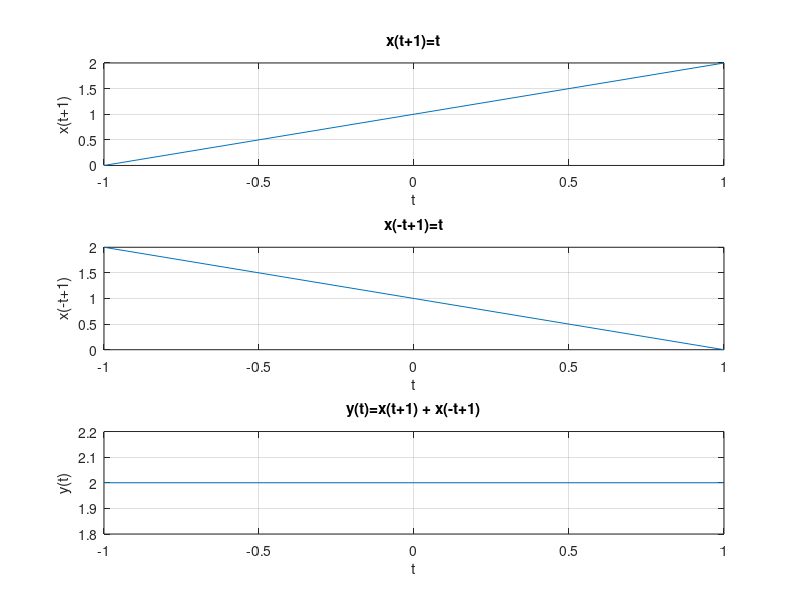

MATLAB code for this plot:
% Name: Lamin Jammeh
% Class: EE480 Online
% Semster: Fall 2023
% HW_2

% Basic Problems


%% **********question 1.1**********

%1.1(a)
t = -1:0.1:1;
x_t = 1 - t;

%plotting the x(t) 
subplot(3,2,1);
plot(t,x_t);
title('x(t)=1-t');
grid on;
xlabel('t');
ylabel('x(t)');

%plotting x(t+1)
%let t+1 = t1
x_t1 = 1-(t+1);
subplot(3,2,2);
plot(t,x_t1);
title('x(t+1)=1-t');
grid on;
xlabel('t');
ylabel('x(t+1)');

%plotting x(t-1)
%let t-1 = t2
x_t2 = 1-(t-1);
subplot(3,2,3);
plot(t,x_t2);
title('x(t-1)=1-t');
grid on;
xlabel('t');
ylabel('x(t-1)');

%plotting x(-t)
%let -t = t3
x_t3 = 1-(-t);
subplot(3,2,4);
plot(t,x_t3);
title('x(-t)=1-t');
grid on;
xlabel('t');
ylabel('x(-t)');


%1.1(b)

%plotting 0.5[x(t)+x(-t)]
%note x_t=x(t)  and  x_t3=x(-t)
signal_addition = 0.5 * (x_t + x_t3);
subplot(3,2,5);
plot(t,signal_addition);
title('signal_ addition=0.5[x(t)+x(-t)]');
grid on;
xlabel('t');
ylabel('signal_ addition');

%plotting 0.5[x(t)-x(-t)]
signal_subtraction = 0.5 * (x_t - x_t3);
subplot(3,2,6);
plot(t,signal_subtraction);
title('signal_ subtraction=0.5[x(t)+x(-t)]');
grid on;
xlabel('t');
ylabel('signal_ subtraction');


%% **********question 1.2**********

%1.2(a)
t = -1:0.1:1;
x_t = t;

%plotting x(t+1)
t1 = t + 1;
x_t1 = t1;
subplot(3,1,1)
plot(t,x_t1);
title('x(t+1)=t');
grid on;
xlabel('t');
ylabel('x(t+1)');

%plotting x(-t-1)
t2 = -t + 1;
x_t2 = t2;
subplot(3,1,2)
plot(t,x_t2);
title('x(-t+1)=t');
grid on;
xlabel('t');
ylabel('x(-t+1)');

%plotting y(t)
y_t = x_t1 + x_t2;
subplot(3,1,3)
plot(t,y_t);
title('y(t)=x(t+1) + x(-t+1)');
grid on;
xlabel('t');
ylabel('y(t)');
